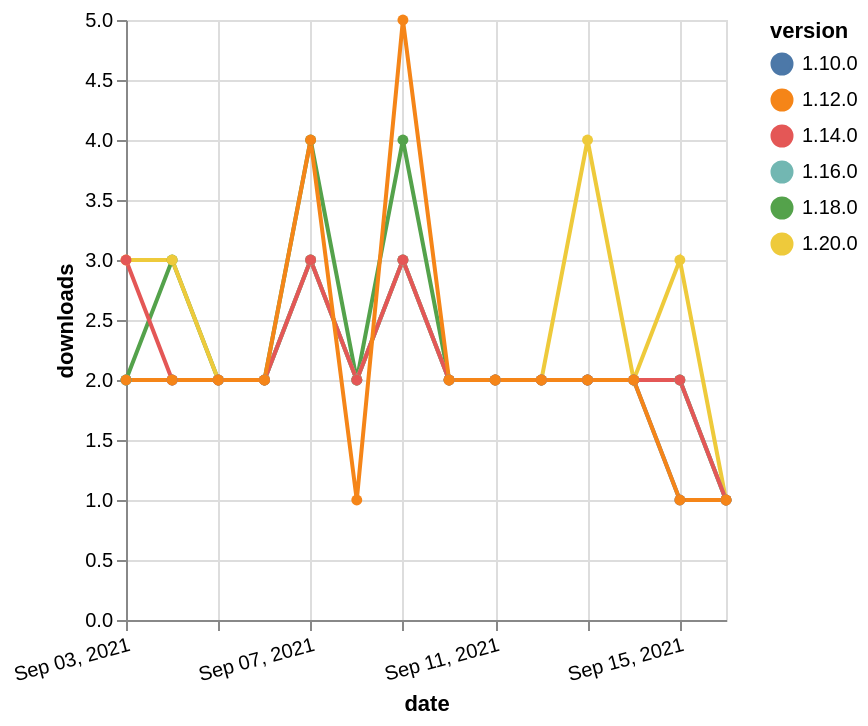

Specify this chart in Vega-Lite:
### Vega-Lite specification from a JSON file in a GitHub repository (floating-point values rounded to 4 significant figures)
{"$schema": "https://vega.github.io/schema/vega-lite/v5.json", "description": "A simple bar chart with embedded data.", "data": {"values": [{"date": "2021-09-03", "total": 700, "delta": 2, "version": "1.18.0"}, {"date": "2021-09-04", "total": 703, "delta": 3, "version": "1.18.0"}, {"date": "2021-09-05", "total": 705, "delta": 2, "version": "1.18.0"}, {"date": "2021-09-06", "total": 707, "delta": 2, "version": "1.18.0"}, {"date": "2021-09-07", "total": 711, "delta": 4, "version": "1.18.0"}, {"date": "2021-09-08", "total": 713, "delta": 2, "version": "1.18.0"}, {"date": "2021-09-09", "total": 717, "delta": 4, "version": "1.18.0"}, {"date": "2021-09-10", "total": 719, "delta": 2, "version": "1.18.0"}, {"date": "2021-09-11", "total": 721, "delta": 2, "version": "1.18.0"}, {"date": "2021-09-12", "total": 723, "delta": 2, "version": "1.18.0"}, {"date": "2021-09-13", "total": 725, "delta": 2, "version": "1.18.0"}, {"date": "2021-09-14", "total": 727, "delta": 2, "version": "1.18.0"}, {"date": "2021-09-15", "total": 729, "delta": 2, "version": "1.18.0"}, {"date": "2021-09-16", "total": 730, "delta": 1, "version": "1.18.0"}, {"date": "2021-09-03", "total": 2051, "delta": 2, "version": "1.10.0"}, {"date": "2021-09-04", "total": 2053, "delta": 2, "version": "1.10.0"}, {"date": "2021-09-05", "total": 2055, "delta": 2, "version": "1.10.0"}, {"date": "2021-09-06", "total": 2057, "delta": 2, "version": "1.10.0"}, {"date": "2021-09-07", "total": 2060, "delta": 3, "version": "1.10.0"}, {"date": "2021-09-08", "total": 2062, "delta": 2, "version": "1.10.0"}, {"date": "2021-09-09", "total": 2065, "delta": 3, "version": "1.10.0"}, {"date": "2021-09-10", "total": 2067, "delta": 2, "version": "1.10.0"}, {"date": "2021-09-11", "total": 2069, "delta": 2, "version": "1.10.0"}, {"date": "2021-09-12", "total": 2071, "delta": 2, "version": "1.10.0"}, {"date": "2021-09-13", "total": 2073, "delta": 2, "version": "1.10.0"}, {"date": "2021-09-14", "total": 2075, "delta": 2, "version": "1.10.0"}, {"date": "2021-09-15", "total": 2076, "delta": 1, "version": "1.10.0"}, {"date": "2021-09-16", "total": 2077, "delta": 1, "version": "1.10.0"}, {"date": "2021-09-03", "total": 219, "delta": 3, "version": "1.20.0"}, {"date": "2021-09-04", "total": 222, "delta": 3, "version": "1.20.0"}, {"date": "2021-09-05", "total": 224, "delta": 2, "version": "1.20.0"}, {"date": "2021-09-06", "total": 226, "delta": 2, "version": "1.20.0"}, {"date": "2021-09-07", "total": 229, "delta": 3, "version": "1.20.0"}, {"date": "2021-09-08", "total": 231, "delta": 2, "version": "1.20.0"}, {"date": "2021-09-09", "total": 234, "delta": 3, "version": "1.20.0"}, {"date": "2021-09-10", "total": 236, "delta": 2, "version": "1.20.0"}, {"date": "2021-09-11", "total": 238, "delta": 2, "version": "1.20.0"}, {"date": "2021-09-12", "total": 240, "delta": 2, "version": "1.20.0"}, {"date": "2021-09-13", "total": 244, "delta": 4, "version": "1.20.0"}, {"date": "2021-09-14", "total": 246, "delta": 2, "version": "1.20.0"}, {"date": "2021-09-15", "total": 249, "delta": 3, "version": "1.20.0"}, {"date": "2021-09-16", "total": 250, "delta": 1, "version": "1.20.0"}, {"date": "2021-09-03", "total": 1009, "delta": 2, "version": "1.16.0"}, {"date": "2021-09-04", "total": 1011, "delta": 2, "version": "1.16.0"}, {"date": "2021-09-05", "total": 1013, "delta": 2, "version": "1.16.0"}, {"date": "2021-09-06", "total": 1015, "delta": 2, "version": "1.16.0"}, {"date": "2021-09-07", "total": 1018, "delta": 3, "version": "1.16.0"}, {"date": "2021-09-08", "total": 1020, "delta": 2, "version": "1.16.0"}, {"date": "2021-09-09", "total": 1023, "delta": 3, "version": "1.16.0"}, {"date": "2021-09-10", "total": 1025, "delta": 2, "version": "1.16.0"}, {"date": "2021-09-11", "total": 1027, "delta": 2, "version": "1.16.0"}, {"date": "2021-09-12", "total": 1029, "delta": 2, "version": "1.16.0"}, {"date": "2021-09-13", "total": 1031, "delta": 2, "version": "1.16.0"}, {"date": "2021-09-14", "total": 1033, "delta": 2, "version": "1.16.0"}, {"date": "2021-09-15", "total": 1035, "delta": 2, "version": "1.16.0"}, {"date": "2021-09-16", "total": 1036, "delta": 1, "version": "1.16.0"}, {"date": "2021-09-03", "total": 1483, "delta": 3, "version": "1.14.0"}, {"date": "2021-09-04", "total": 1485, "delta": 2, "version": "1.14.0"}, {"date": "2021-09-05", "total": 1487, "delta": 2, "version": "1.14.0"}, {"date": "2021-09-06", "total": 1489, "delta": 2, "version": "1.14.0"}, {"date": "2021-09-07", "total": 1492, "delta": 3, "version": "1.14.0"}, {"date": "2021-09-08", "total": 1494, "delta": 2, "version": "1.14.0"}, {"date": "2021-09-09", "total": 1497, "delta": 3, "version": "1.14.0"}, {"date": "2021-09-10", "total": 1499, "delta": 2, "version": "1.14.0"}, {"date": "2021-09-11", "total": 1501, "delta": 2, "version": "1.14.0"}, {"date": "2021-09-12", "total": 1503, "delta": 2, "version": "1.14.0"}, {"date": "2021-09-13", "total": 1505, "delta": 2, "version": "1.14.0"}, {"date": "2021-09-14", "total": 1507, "delta": 2, "version": "1.14.0"}, {"date": "2021-09-15", "total": 1509, "delta": 2, "version": "1.14.0"}, {"date": "2021-09-16", "total": 1510, "delta": 1, "version": "1.14.0"}, {"date": "2021-09-03", "total": 1985, "delta": 2, "version": "1.12.0"}, {"date": "2021-09-04", "total": 1987, "delta": 2, "version": "1.12.0"}, {"date": "2021-09-05", "total": 1989, "delta": 2, "version": "1.12.0"}, {"date": "2021-09-06", "total": 1991, "delta": 2, "version": "1.12.0"}, {"date": "2021-09-07", "total": 1995, "delta": 4, "version": "1.12.0"}, {"date": "2021-09-08", "total": 1996, "delta": 1, "version": "1.12.0"}, {"date": "2021-09-09", "total": 2001, "delta": 5, "version": "1.12.0"}, {"date": "2021-09-10", "total": 2003, "delta": 2, "version": "1.12.0"}, {"date": "2021-09-11", "total": 2005, "delta": 2, "version": "1.12.0"}, {"date": "2021-09-12", "total": 2007, "delta": 2, "version": "1.12.0"}, {"date": "2021-09-13", "total": 2009, "delta": 2, "version": "1.12.0"}, {"date": "2021-09-14", "total": 2011, "delta": 2, "version": "1.12.0"}, {"date": "2021-09-15", "total": 2012, "delta": 1, "version": "1.12.0"}, {"date": "2021-09-16", "total": 2013, "delta": 1, "version": "1.12.0"}]}, "width": "container", "mark": {"type": "line", "point": {"filled": true}}, "encoding": {"x": {"field": "date", "type": "temporal", "timeUnit": "yearmonthdate", "title": "date", "axis": {"labelAngle": -15}}, "y": {"field": "delta", "type": "quantitative", "title": "downloads"}, "color": {"field": "version", "type": "nominal"}, "tooltip": {"field": "delta"}}}
